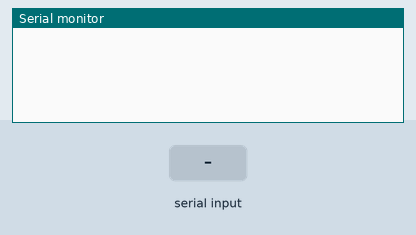
Bench run of a sketch on a simulated Arduino Uno, built with avr-gcc and run on an emulated ATmega328P. Shown: the last lines printed to the serial monitor. The test bench sets the inputs (shaded band).

Above: at 1.2 s.
1.3 s: "90,45\n" received over Serial
At 2.7 s:
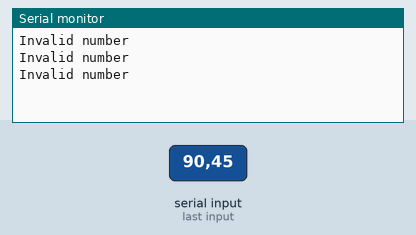
3.8 s: "1\n" received over Serial
At 4.6 s:
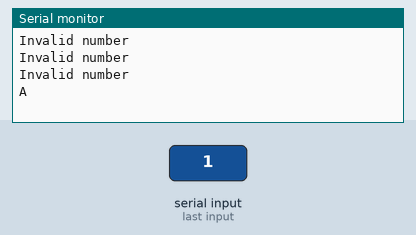
5.3 s: "2\n" received over Serial
At 6.1 s:
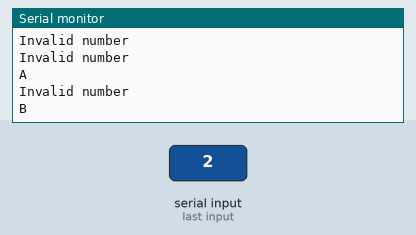
6.8 s: "3\n" received over Serial
At 7.3 s:
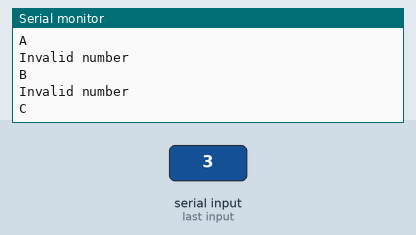
8.3 s: "4\n" received over Serial
At 9.1 s:
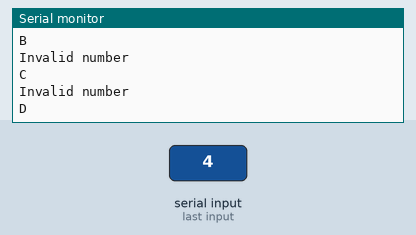
9.8 s: "5\n" received over Serial
At 10.6 s:
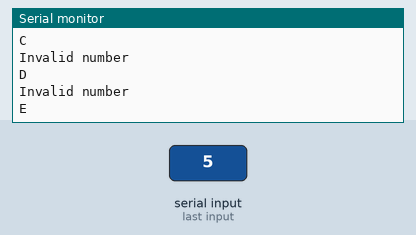

The sketch:

lazy06.ino
```cpp
void setup() {
  Serial.begin(115200);

}

void loop() {
  if(Serial.available()){
    int num=Serial.parseInt();
    switch(num){
      case 1:
        Serial.println("A");
        break;
      case 2:
        Serial.println("B");
        break;
      case 3:
        Serial.println("C");
        break;
      case 4:
        Serial.println("D");
        break;
      case 5:
        Serial.println("E");
       break;
        default:
        Serial.println("Invalid number");
    }
  }
}
```

Measured:
- after the input at 1.3 s, the serial monitor: prints a new line at once (image 1)
- after the input at 3.8 s, the serial monitor: prints a new line at once (image 2)
- after the input at 5.3 s, the serial monitor: prints a new line at once (image 3)
- after the input at 6.8 s, the serial monitor: prints a new line at once (image 4)
- after the input at 8.3 s, the serial monitor: prints a new line at once (image 5)
- after the input at 9.8 s, the serial monitor: prints a new line at once (image 6)
